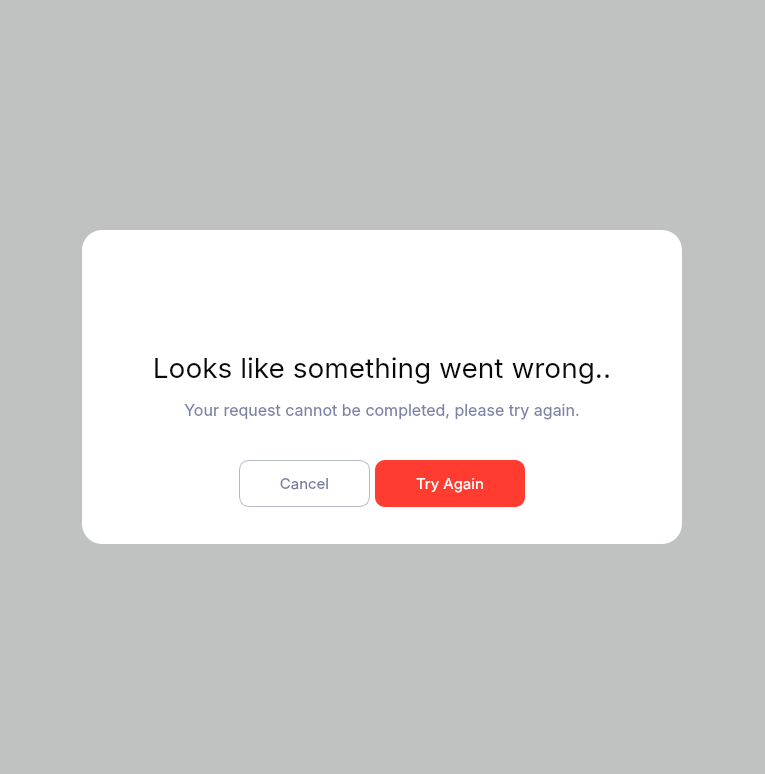
<?xml version="1.0" encoding="UTF-8"?>
<ui version="4.0">
 <class>add_user_dialog</class>
 <widget class="QDialog" name="add_user_dialog">
  <property name="windowModality">
   <enum>Qt::ApplicationModal</enum>
  </property>
  <property name="geometry">
   <rect>
    <x>0</x>
    <y>0</y>
    <width>765</width>
    <height>774</height>
   </rect>
  </property>
  <property name="minimumSize">
   <size>
    <width>0</width>
    <height>0</height>
   </size>
  </property>
  <property name="maximumSize">
   <size>
    <width>16777215</width>
    <height>16777215</height>
   </size>
  </property>
  <property name="windowTitle">
   <string>Dialog</string>
  </property>
  <property name="autoFillBackground">
   <bool>false</bool>
  </property>
  <property name="styleSheet">
   <string notr="true">font-family: Inter;</string>
  </property>
  <property name="sizeGripEnabled">
   <bool>false</bool>
  </property>
  <property name="modal">
   <bool>true</bool>
  </property>
  <layout class="QVBoxLayout" name="add_user_dialog_layout">
   <property name="spacing">
    <number>0</number>
   </property>
   <property name="leftMargin">
    <number>0</number>
   </property>
   <property name="topMargin">
    <number>0</number>
   </property>
   <property name="rightMargin">
    <number>0</number>
   </property>
   <property name="bottomMargin">
    <number>0</number>
   </property>
   <item>
    <widget class="QFrame" name="background_frame">
     <property name="enabled">
      <bool>true</bool>
     </property>
     <property name="styleSheet">
      <string notr="true">#background_frame {
	background: rgba(7, 8, 8, 0.2);
}

QPushButton {
	outline: 0;
}

QRadioButton {
	outline: 0;
}

</string>
     </property>
     <property name="frameShape">
      <enum>QFrame::NoFrame</enum>
     </property>
     <property name="frameShadow">
      <enum>QFrame::Raised</enum>
     </property>
     <layout class="QVBoxLayout" name="background_layout">
      <property name="spacing">
       <number>0</number>
      </property>
      <property name="leftMargin">
       <number>0</number>
      </property>
      <property name="topMargin">
       <number>0</number>
      </property>
      <property name="rightMargin">
       <number>0</number>
      </property>
      <property name="bottomMargin">
       <number>0</number>
      </property>
      <item alignment="Qt::AlignHCenter|Qt::AlignVCenter">
       <widget class="QStackedWidget" name="pages">
        <property name="currentIndex">
         <number>2</number>
        </property>
        <widget class="QWidget" name="add_user_page">
         <layout class="QVBoxLayout" name="add_user_layout">
          <property name="spacing">
           <number>0</number>
          </property>
          <property name="leftMargin">
           <number>0</number>
          </property>
          <property name="topMargin">
           <number>0</number>
          </property>
          <property name="rightMargin">
           <number>0</number>
          </property>
          <property name="bottomMargin">
           <number>0</number>
          </property>
          <item>
           <widget class="QFrame" name="main_frame">
            <property name="minimumSize">
             <size>
              <width>0</width>
              <height>0</height>
             </size>
            </property>
            <property name="maximumSize">
             <size>
              <width>16777215</width>
              <height>16777215</height>
             </size>
            </property>
            <property name="styleSheet">
             <string notr="true">QFrame {
	border-radius: 20px;
	background-color: rgb(255, 255, 255);
}

QLineEdit {
	min-width: 508px;
	min-height: 46px;
	max-width: 508px;
	max-height: 46px;
	border-radius: 10px;
	border: 1px solid #B5B8C7;
	padding-left: 15px;
	padding-right: 15px;
	font-size: 16px;
}

QLineEdit:hover {
	border: 1px solid #0915CC;
	background-color: #F2F3F6;
}

QLineEdit:focus {
	border: 1px solid #0915CC;
	background-color: #F2F3F6;
}

QLineEdit[error=true] {
	border: 1px solid #FF3C2F;
}

#header{
	font-size: 28px;
	color: #070808;
	margin-bottom: 5px;
}

#text {
	font-size: 16px;
	color: #070808;
	margin-bottom: 25px;
}

#error_name, #error_email, #error_pass, #error_pass2 {
	margin-top: 5px;
	font-size: 14px;
	color: #FF3C2F;
}

#name_label, #role_text {
	font-size: 16px;
	color: #7C83A7;
}
#email_label, #pass_label, #pass2_label {
	font-size: 16px;
	color: #7C83A7;
	margin-bottom: 5px;
	margin-top: 20px;
}</string>
            </property>
            <property name="frameShape">
             <enum>QFrame::NoFrame</enum>
            </property>
            <property name="frameShadow">
             <enum>QFrame::Raised</enum>
            </property>
            <layout class="QVBoxLayout" name="main_layout">
             <property name="spacing">
              <number>0</number>
             </property>
             <property name="leftMargin">
              <number>30</number>
             </property>
             <property name="topMargin">
              <number>35</number>
             </property>
             <property name="rightMargin">
              <number>30</number>
             </property>
             <property name="bottomMargin">
              <number>30</number>
             </property>
             <item>
              <widget class="QLabel" name="header">
               <property name="styleSheet">
                <string notr="true"/>
               </property>
               <property name="text">
                <string>Add new user</string>
               </property>
               <property name="textFormat">
                <enum>Qt::AutoText</enum>
               </property>
               <property name="alignment">
                <set>Qt::AlignJustify|Qt::AlignVCenter</set>
               </property>
               <property name="margin">
                <number>0</number>
               </property>
               <property name="indent">
                <number>-1</number>
               </property>
              </widget>
             </item>
             <item>
              <widget class="QLabel" name="text">
               <property name="styleSheet">
                <string notr="true"/>
               </property>
               <property name="text">
                <string>Add a new user to your account by filling out a form below.</string>
               </property>
               <property name="alignment">
                <set>Qt::AlignJustify|Qt::AlignVCenter</set>
               </property>
              </widget>
             </item>
             <item>
              <widget class="QLabel" name="role_text">
               <property name="text">
                <string>Assign role to new user:</string>
               </property>
               <property name="textFormat">
                <enum>Qt::AutoText</enum>
               </property>
               <property name="indent">
                <number>-1</number>
               </property>
              </widget>
             </item>
             <item alignment="Qt::AlignLeft">
              <widget class="QFrame" name="radio_button_frame">
               <property name="styleSheet">
                <string notr="true"/>
               </property>
               <property name="frameShape">
                <enum>QFrame::NoFrame</enum>
               </property>
               <property name="frameShadow">
                <enum>QFrame::Raised</enum>
               </property>
               <layout class="QHBoxLayout" name="radio_button_layout">
                <property name="spacing">
                 <number>34</number>
                </property>
                <property name="leftMargin">
                 <number>0</number>
                </property>
                <property name="topMargin">
                 <number>13</number>
                </property>
                <property name="rightMargin">
                 <number>0</number>
                </property>
                <property name="bottomMargin">
                 <number>20</number>
                </property>
                <item>
                 <widget class="QRadioButton" name="radio_button_sales">
                  <property name="styleSheet">
                   <string notr="true">QRadioButton {
	font-size: 14px;
	color: #070808;
}

QRadioButton::indicator
{
width : 20px;
height : 20px;
}

QRadioButton::indicator::checked {
    image: url(:/image/radio_button_checked.svg);
}</string>
                  </property>
                  <property name="text">
                   <string>Sales</string>
                  </property>
                  <property name="checked">
                   <bool>true</bool>
                  </property>
                 </widget>
                </item>
                <item>
                 <widget class="QRadioButton" name="radio_button_admin">
                  <property name="styleSheet">
                   <string notr="true">QRadioButton {
	font-size: 14px;
	color: #070808;
}

QRadioButton::indicator
{
width : 20px;
height : 20px;
}

QRadioButton::indicator::checked {
    image: url(:/image/radio_button_checked.svg);
}</string>
                  </property>
                  <property name="text">
                   <string>Admin</string>
                  </property>
                 </widget>
                </item>
               </layout>
              </widget>
             </item>
             <item>
              <widget class="QLabel" name="name_label">
               <property name="styleSheet">
                <string notr="true">margin-bottom: 5px;</string>
               </property>
               <property name="text">
                <string>User Full Name</string>
               </property>
               <property name="alignment">
                <set>Qt::AlignJustify|Qt::AlignVCenter</set>
               </property>
              </widget>
             </item>
             <item>
              <widget class="QLineEdit" name="name_input">
               <property name="enabled">
                <bool>true</bool>
               </property>
               <property name="sizePolicy">
                <sizepolicy hsizetype="Fixed" vsizetype="Fixed">
                 <horstretch>0</horstretch>
                 <verstretch>0</verstretch>
                </sizepolicy>
               </property>
               <property name="minimumSize">
                <size>
                 <width>540</width>
                 <height>48</height>
                </size>
               </property>
               <property name="maximumSize">
                <size>
                 <width>540</width>
                 <height>48</height>
                </size>
               </property>
               <property name="layoutDirection">
                <enum>Qt::LeftToRight</enum>
               </property>
               <property name="styleSheet">
                <string notr="true"/>
               </property>
               <property name="text">
                <string/>
               </property>
               <property name="echoMode">
                <enum>QLineEdit::Normal</enum>
               </property>
               <property name="alignment">
                <set>Qt::AlignLeading|Qt::AlignLeft|Qt::AlignVCenter</set>
               </property>
               <property name="placeholderText">
                <string>Enter user full name</string>
               </property>
              </widget>
             </item>
             <item>
              <widget class="QLabel" name="error_name">
               <property name="focusPolicy">
                <enum>Qt::NoFocus</enum>
               </property>
               <property name="styleSheet">
                <string notr="true"/>
               </property>
               <property name="text">
                <string>Enter user full name</string>
               </property>
               <property name="alignment">
                <set>Qt::AlignJustify|Qt::AlignVCenter</set>
               </property>
              </widget>
             </item>
             <item>
              <widget class="QLabel" name="email_label">
               <property name="styleSheet">
                <string notr="true"/>
               </property>
               <property name="text">
                <string>Email</string>
               </property>
               <property name="alignment">
                <set>Qt::AlignJustify|Qt::AlignVCenter</set>
               </property>
              </widget>
             </item>
             <item>
              <widget class="QLineEdit" name="email_input">
               <property name="enabled">
                <bool>true</bool>
               </property>
               <property name="sizePolicy">
                <sizepolicy hsizetype="Fixed" vsizetype="Fixed">
                 <horstretch>0</horstretch>
                 <verstretch>0</verstretch>
                </sizepolicy>
               </property>
               <property name="minimumSize">
                <size>
                 <width>540</width>
                 <height>48</height>
                </size>
               </property>
               <property name="maximumSize">
                <size>
                 <width>540</width>
                 <height>48</height>
                </size>
               </property>
               <property name="layoutDirection">
                <enum>Qt::LeftToRight</enum>
               </property>
               <property name="styleSheet">
                <string notr="true"/>
               </property>
               <property name="text">
                <string/>
               </property>
               <property name="echoMode">
                <enum>QLineEdit::Normal</enum>
               </property>
               <property name="alignment">
                <set>Qt::AlignLeading|Qt::AlignLeft|Qt::AlignVCenter</set>
               </property>
               <property name="placeholderText">
                <string>Enter user email</string>
               </property>
              </widget>
             </item>
             <item>
              <widget class="QLabel" name="error_email">
               <property name="focusPolicy">
                <enum>Qt::NoFocus</enum>
               </property>
               <property name="styleSheet">
                <string notr="true"/>
               </property>
               <property name="text">
                <string>Invalid email address</string>
               </property>
               <property name="alignment">
                <set>Qt::AlignJustify|Qt::AlignVCenter</set>
               </property>
              </widget>
             </item>
             <item>
              <widget class="QLabel" name="pass_label">
               <property name="styleSheet">
                <string notr="true"/>
               </property>
               <property name="text">
                <string>Password</string>
               </property>
               <property name="alignment">
                <set>Qt::AlignJustify|Qt::AlignVCenter</set>
               </property>
              </widget>
             </item>
             <item>
              <widget class="QLineEdit" name="pass_input">
               <property name="enabled">
                <bool>true</bool>
               </property>
               <property name="sizePolicy">
                <sizepolicy hsizetype="Fixed" vsizetype="Fixed">
                 <horstretch>0</horstretch>
                 <verstretch>0</verstretch>
                </sizepolicy>
               </property>
               <property name="minimumSize">
                <size>
                 <width>540</width>
                 <height>48</height>
                </size>
               </property>
               <property name="maximumSize">
                <size>
                 <width>540</width>
                 <height>48</height>
                </size>
               </property>
               <property name="layoutDirection">
                <enum>Qt::LeftToRight</enum>
               </property>
               <property name="styleSheet">
                <string notr="true"/>
               </property>
               <property name="text">
                <string/>
               </property>
               <property name="echoMode">
                <enum>QLineEdit::Password</enum>
               </property>
               <property name="alignment">
                <set>Qt::AlignLeading|Qt::AlignLeft|Qt::AlignVCenter</set>
               </property>
               <property name="placeholderText">
                <string>Enter user password</string>
               </property>
              </widget>
             </item>
             <item>
              <widget class="QLabel" name="error_pass">
               <property name="focusPolicy">
                <enum>Qt::NoFocus</enum>
               </property>
               <property name="styleSheet">
                <string notr="true"/>
               </property>
               <property name="text">
                <string>Password must be at least 8 characters long contain a number and an uppercase letter</string>
               </property>
               <property name="alignment">
                <set>Qt::AlignJustify|Qt::AlignVCenter</set>
               </property>
               <property name="wordWrap">
                <bool>true</bool>
               </property>
              </widget>
             </item>
             <item>
              <widget class="QLabel" name="pass2_label">
               <property name="styleSheet">
                <string notr="true"/>
               </property>
               <property name="text">
                <string>Confirm Password</string>
               </property>
               <property name="alignment">
                <set>Qt::AlignJustify|Qt::AlignVCenter</set>
               </property>
              </widget>
             </item>
             <item>
              <widget class="QLineEdit" name="pass2_input">
               <property name="enabled">
                <bool>true</bool>
               </property>
               <property name="sizePolicy">
                <sizepolicy hsizetype="Fixed" vsizetype="Fixed">
                 <horstretch>0</horstretch>
                 <verstretch>0</verstretch>
                </sizepolicy>
               </property>
               <property name="minimumSize">
                <size>
                 <width>540</width>
                 <height>48</height>
                </size>
               </property>
               <property name="maximumSize">
                <size>
                 <width>540</width>
                 <height>48</height>
                </size>
               </property>
               <property name="layoutDirection">
                <enum>Qt::LeftToRight</enum>
               </property>
               <property name="styleSheet">
                <string notr="true"/>
               </property>
               <property name="text">
                <string/>
               </property>
               <property name="echoMode">
                <enum>QLineEdit::Password</enum>
               </property>
               <property name="alignment">
                <set>Qt::AlignLeading|Qt::AlignLeft|Qt::AlignVCenter</set>
               </property>
               <property name="placeholderText">
                <string>Enter user password</string>
               </property>
              </widget>
             </item>
             <item>
              <widget class="QLabel" name="error_pass2">
               <property name="focusPolicy">
                <enum>Qt::NoFocus</enum>
               </property>
               <property name="styleSheet">
                <string notr="true"/>
               </property>
               <property name="text">
                <string>Passwords do not match</string>
               </property>
               <property name="alignment">
                <set>Qt::AlignJustify|Qt::AlignVCenter</set>
               </property>
              </widget>
             </item>
             <item alignment="Qt::AlignRight">
              <widget class="QFrame" name="frame_2">
               <property name="frameShape">
                <enum>QFrame::StyledPanel</enum>
               </property>
               <property name="frameShadow">
                <enum>QFrame::Raised</enum>
               </property>
               <layout class="QHBoxLayout" name="horizontalLayout">
                <property name="spacing">
                 <number>5</number>
                </property>
                <property name="leftMargin">
                 <number>0</number>
                </property>
                <property name="topMargin">
                 <number>25</number>
                </property>
                <property name="rightMargin">
                 <number>0</number>
                </property>
                <property name="bottomMargin">
                 <number>0</number>
                </property>
                <item>
                 <widget class="QPushButton" name="cancel_butt">
                  <property name="styleSheet">
                   <string notr="true">QPushButton {
	min-width: 146px;
	min-height: 45px;
	max-width: 146px;
	max-height: 45px;
	border-radius: 10px;
	border: 1px solid #B5B8C7;
	font-size: 15px;
	color: #FFFFFF;
	color: #757C9F;
}

QPushButton:hover {
	color: #0915CC;
	border: 1px solid #0915CC;
}</string>
                  </property>
                  <property name="text">
                   <string>Cancel</string>
                  </property>
                 </widget>
                </item>
                <item>
                 <widget class="QPushButton" name="add_user_butt">
                  <property name="styleSheet">
                   <string notr="true">QPushButton {
	min-width: 148px;
	min-height: 47px;
	max-width: 148px;
	max-height: 47px;
	border-radius: 10px;
	font-size: 15px;
	color: #FFFFFF;
	background: #0915CC;
}

QPushButton:hover {
background: rgba(9, 21, 204, 0.8);
}</string>
                  </property>
                  <property name="text">
                   <string>Add User</string>
                  </property>
                 </widget>
                </item>
               </layout>
              </widget>
             </item>
            </layout>
           </widget>
          </item>
         </layout>
        </widget>
        <widget class="QWidget" name="success_add_page">
         <layout class="QVBoxLayout" name="success_add_layout">
          <property name="spacing">
           <number>0</number>
          </property>
          <property name="leftMargin">
           <number>0</number>
          </property>
          <property name="topMargin">
           <number>0</number>
          </property>
          <property name="rightMargin">
           <number>0</number>
          </property>
          <property name="bottomMargin">
           <number>0</number>
          </property>
          <item>
           <widget class="QFrame" name="success_frame">
            <property name="minimumSize">
             <size>
              <width>600</width>
              <height>314</height>
             </size>
            </property>
            <property name="maximumSize">
             <size>
              <width>600</width>
              <height>314</height>
             </size>
            </property>
            <property name="styleSheet">
             <string notr="true">QFrame {
	border-radius: 20px;
	background-color: rgb(255, 255, 255);
}</string>
            </property>
            <property name="frameShape">
             <enum>QFrame::NoFrame</enum>
            </property>
            <property name="frameShadow">
             <enum>QFrame::Raised</enum>
            </property>
            <layout class="QVBoxLayout" name="success_layout_2">
             <property name="spacing">
              <number>0</number>
             </property>
             <property name="leftMargin">
              <number>30</number>
             </property>
             <property name="topMargin">
              <number>30</number>
             </property>
             <property name="rightMargin">
              <number>30</number>
             </property>
             <property name="bottomMargin">
              <number>30</number>
             </property>
             <item>
              <widget class="QLabel" name="success_icon">
               <property name="minimumSize">
                <size>
                 <width>49</width>
                 <height>49</height>
                </size>
               </property>
               <property name="maximumSize">
                <size>
                 <width>16777215</width>
                 <height>16777215</height>
                </size>
               </property>
               <property name="styleSheet">
                <string notr="true">image: url(:/image/acc_created_pic.svg);</string>
               </property>
               <property name="text">
                <string/>
               </property>
               <property name="alignment">
                <set>Qt::AlignCenter</set>
               </property>
              </widget>
             </item>
             <item>
              <widget class="QLabel" name="success_header">
               <property name="styleSheet">
                <string notr="true">font-size: 28px;
color: #070808;
margin-bottom: 10px;
margin-top: 30px;</string>
               </property>
               <property name="text">
                <string>New user added</string>
               </property>
               <property name="alignment">
                <set>Qt::AlignCenter</set>
               </property>
              </widget>
             </item>
             <item>
              <widget class="QLabel" name="success__text">
               <property name="minimumSize">
                <size>
                 <width>540</width>
                 <height>0</height>
                </size>
               </property>
               <property name="styleSheet">
                <string notr="true">font-size: 16px;
color: #7C83A7;
margin-bottom: 30px;</string>
               </property>
               <property name="text">
                <string>New user account was added seccessfully, a new user will receive an email with the login instructions shortly.</string>
               </property>
               <property name="alignment">
                <set>Qt::AlignCenter</set>
               </property>
               <property name="wordWrap">
                <bool>true</bool>
               </property>
              </widget>
             </item>
             <item alignment="Qt::AlignHCenter">
              <widget class="QPushButton" name="success__butt">
               <property name="styleSheet">
                <string notr="true">QPushButton {
	min-width: 121px;
	min-height: 47px;
	max-width: 121px;
	max-height: 47px;
	border-radius: 10px;
	font-size: 15px;
	color: #FFFFFF;
	background: #0915CC;
}

QPushButton:hover {
background: rgba(9, 21, 204, 0.8);
}</string>
               </property>
               <property name="text">
                <string>Got It</string>
               </property>
              </widget>
             </item>
            </layout>
           </widget>
          </item>
         </layout>
        </widget>
        <widget class="QWidget" name="error_page">
         <layout class="QVBoxLayout" name="error_layout_2">
          <property name="spacing">
           <number>0</number>
          </property>
          <property name="leftMargin">
           <number>0</number>
          </property>
          <property name="topMargin">
           <number>0</number>
          </property>
          <property name="rightMargin">
           <number>0</number>
          </property>
          <property name="bottomMargin">
           <number>0</number>
          </property>
          <item>
           <widget class="QFrame" name="error_frame">
            <property name="minimumSize">
             <size>
              <width>600</width>
              <height>314</height>
             </size>
            </property>
            <property name="maximumSize">
             <size>
              <width>600</width>
              <height>314</height>
             </size>
            </property>
            <property name="styleSheet">
             <string notr="true">QFrame {
	border-radius: 20px;
	background-color: rgb(255, 255, 255);
}</string>
            </property>
            <property name="frameShape">
             <enum>QFrame::NoFrame</enum>
            </property>
            <property name="frameShadow">
             <enum>QFrame::Raised</enum>
            </property>
            <layout class="QVBoxLayout" name="error_layout">
             <property name="spacing">
              <number>0</number>
             </property>
             <property name="leftMargin">
              <number>30</number>
             </property>
             <property name="topMargin">
              <number>30</number>
             </property>
             <property name="rightMargin">
              <number>30</number>
             </property>
             <property name="bottomMargin">
              <number>30</number>
             </property>
             <item>
              <widget class="QLabel" name="error_icon">
               <property name="minimumSize">
                <size>
                 <width>49</width>
                 <height>49</height>
                </size>
               </property>
               <property name="maximumSize">
                <size>
                 <width>16777215</width>
                 <height>16777215</height>
                </size>
               </property>
               <property name="styleSheet">
                <string notr="true">image: url(:/image/error_notification_icon.svg);</string>
               </property>
               <property name="text">
                <string/>
               </property>
               <property name="alignment">
                <set>Qt::AlignCenter</set>
               </property>
              </widget>
             </item>
             <item>
              <widget class="QLabel" name="error_header">
               <property name="styleSheet">
                <string notr="true">font-size: 28px;
color: #070808;
margin-bottom: 10px;
margin-top: 30px;</string>
               </property>
               <property name="text">
                <string>Looks like something went wrong..</string>
               </property>
               <property name="alignment">
                <set>Qt::AlignCenter</set>
               </property>
              </widget>
             </item>
             <item>
              <widget class="QLabel" name="error_text">
               <property name="minimumSize">
                <size>
                 <width>540</width>
                 <height>0</height>
                </size>
               </property>
               <property name="styleSheet">
                <string notr="true">font-size: 16px;
color: #7C83A7;
margin-bottom: 30px;</string>
               </property>
               <property name="text">
                <string>Your request cannot be completed, please try again.</string>
               </property>
               <property name="alignment">
                <set>Qt::AlignCenter</set>
               </property>
               <property name="wordWrap">
                <bool>true</bool>
               </property>
              </widget>
             </item>
             <item alignment="Qt::AlignHCenter">
              <widget class="QFrame" name="error_bottom_frame">
               <property name="frameShape">
                <enum>QFrame::NoFrame</enum>
               </property>
               <property name="frameShadow">
                <enum>QFrame::Raised</enum>
               </property>
               <layout class="QHBoxLayout" name="error_bottom_layout">
                <property name="spacing">
                 <number>5</number>
                </property>
                <property name="leftMargin">
                 <number>0</number>
                </property>
                <property name="topMargin">
                 <number>0</number>
                </property>
                <property name="rightMargin">
                 <number>0</number>
                </property>
                <property name="bottomMargin">
                 <number>0</number>
                </property>
                <item>
                 <widget class="QPushButton" name="error_cancel_butt">
                  <property name="styleSheet">
                   <string notr="true">QPushButton {
	min-width: 129px;
	min-height: 45px;
	max-width: 129px;
	max-height: 45px;
	border-radius: 10px;
	border: 1px solid #B5B8C7;
	font-size: 15px;
	color: #FFFFFF;
	color: #757C9F;
}

QPushButton:hover {
	color: #0915CC;
	border: 1px solid #0915CC;
}</string>
                  </property>
                  <property name="text">
                   <string>Cancel</string>
                  </property>
                 </widget>
                </item>
                <item>
                 <widget class="QPushButton" name="error__butt">
                  <property name="styleSheet">
                   <string notr="true">QPushButton {
	min-width: 150px;
	min-height: 47px;
	max-width: 150px;
	max-height: 47px;
	border-radius: 10px;
	font-size: 15px;
	color: #FFFFFF;
	background: #FF3C2F;
}

QPushButton:hover {
background: rgba(255, 60, 47, 0.8);
}</string>
                  </property>
                  <property name="text">
                   <string>Try Again</string>
                  </property>
                 </widget>
                </item>
               </layout>
              </widget>
             </item>
            </layout>
           </widget>
          </item>
         </layout>
        </widget>
       </widget>
      </item>
     </layout>
    </widget>
   </item>
  </layout>
 </widget>
 <resources>
  <include location="resources.qrc"/>
 </resources>
 <connections/>
</ui>
